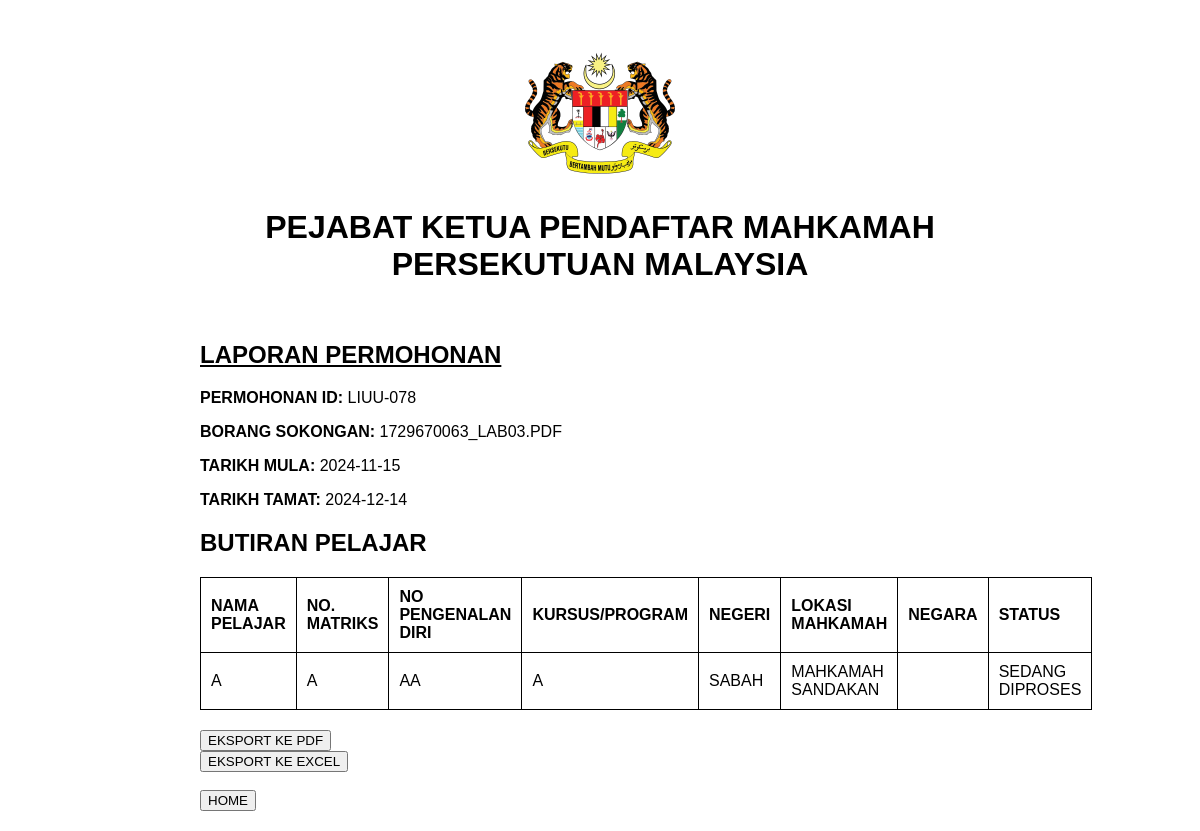
/report.php?application_id=LIUU-078, run on the app's committed database.
### tables this page shows
CREATE TABLE `students` (
  `student_id` int(11) NOT NULL,
  `student_name` varchar(255) DEFAULT NULL,
  `student_matrics` varchar(50) DEFAULT NULL,
  `student_ic` varchar(50) DEFAULT NULL,
  `negeri_id` int(11) DEFAULT NULL,
  `lokasi_id` int(11) DEFAULT NULL,
  `application_id` varchar(10) DEFAULT NULL,
  `status` enum('Sedang Diproses','Lulus','Tidak Lulus') DEFAULT 'Sedang Diproses',
  `kursus` varchar(255) DEFAULT NULL,
  `country` varchar(100) DEFAULT NULL
);

CREATE TABLE `internship_applications` (
  `application_id` varchar(10) NOT NULL,
  `borang_sokongan` varchar(255) DEFAULT NULL,
  `start_date` date DEFAULT NULL,
  `end_date` date DEFAULT NULL,
  `user_id` int(11) DEFAULT NULL,
  `nama_pegawai` varchar(255) DEFAULT NULL,
  `appeal_status` enum('Tiada','Dalam Proses','Lulus','Tidak Lulus') DEFAULT 'Tiada'
);

CREATE TABLE `tblnegeri` (
  `id_negeri` int(11) NOT NULL,
  `negeri` varchar(50) NOT NULL,
  `letterhead` varchar(50) DEFAULT NULL,
  `title` varchar(50) DEFAULT NULL,
  `emelby` varchar(50) DEFAULT NULL,
  `title_en` varchar(50) DEFAULT NULL,
  `emelby_en` varchar(50) DEFAULT NULL
);

CREATE TABLE `tbllokasi` (
  `id_lokasi` int(11) NOT NULL,
  `lokasi` varchar(255) NOT NULL,
  `negeri_lokasi` varchar(50) NOT NULL,
  `no_tel_lokasi` varchar(25) NOT NULL,
  `id_negeri` int(11) NOT NULL
);

### report.php (the view, shortened to what this page needs)
<?php
include 'db_connect.php';
$application_id = $_GET['application_id'];
try {
    $stmt = $pdo->prepare("SELECT ia.application_id, ia.borang_sokongan, ia.start_date, ia.end_date, s.student_name, s.student_matrics, s.student_ic, s.kursus, n.negeri, l.lokasi, s.status, s.country
                           FROM internship_applications ia
                           INNER JOIN students s ON ia.application_id = s.application_id
                           INNER JOIN tblnegeri n ON s.negeri_id = n.id_negeri
                           INNER JOIN tbllokasi l ON s.lokasi_id = l.id_lokasi
                           WHERE ia.application_id = :application_id");
    $stmt->bindParam(':application_id', $application_id);
    $stmt->execute();
    $application_details = $stmt->fetchAll(PDO::FETCH_ASSOC);
} catch (PDOException $e) {
    die('DATABASE CONNECTION FAILED: ' . strtoupper($e->getMessage()));
}
?>
<!DOCTYPE html>
<html lang="en">
<head>
</head>
<body>
<div class="container">
    <br>
    <img src="images/gov.png" alt="GOVERNMENT LOGO" class="gov-logo">
    <h1 style="text-align: center;">PEJABAT KETUA PENDAFTAR MAHKAMAH PERSEKUTUAN MALAYSIA</h1>
    <br>
    <?php if (!empty($application_details)) : ?>
        <h2><u>LAPORAN PERMOHONAN</u></h2>
        <p><strong>PERMOHONAN ID:</strong> <?php echo strtoupper(htmlspecialchars($application_details[0]['application_id'])); ?></p>
        <p><strong>BORANG SOKONGAN:</strong> <?php echo strtoupper(htmlspecialchars($application_details[0]['borang_sokongan'])); ?></p>
        <p><strong>TARIKH MULA:</strong> <?php echo strtoupper(htmlspecialchars($application_details[0]['start_date'])); ?></p>
        <p><strong>TARIKH TAMAT:</strong> <?php echo strtoupper(htmlspecialchars($application_details[0]['end_date'])); ?></p>
        <h2>BUTIRAN PELAJAR</h2>
        <table>
            <thead>
                <tr>
                    <th>NAMA PELAJAR</th>
                    <th>NO. MATRIKS</th>
                    <th>NO PENGENALAN DIRI</th>
                    <th>KURSUS/PROGRAM</th>
                    <th>NEGERI</th>
                    <th>LOKASI MAHKAMAH</th>
                    <th>NEGARA</th>
                    <th>STATUS</th>
                </tr>
            </thead>
            <tbody>
                <?php foreach ($application_details as $detail) : ?>
                    <tr>
                        <td><?php echo strtoupper(htmlspecialchars($detail['student_name'])); ?></td>
                        <td><?php echo strtoupper(htmlspecialchars($detail['student_matrics'])); ?></td>
                        <td><?php echo strtoupper(htmlspecialchars($detail['student_ic'])); ?></td>
                        <td><?php echo strtoupper(htmlspecialchars($detail['kursus'])); ?></td>
                        <td><?php echo strtoupper(htmlspecialchars($detail['negeri'])); ?></td>
                        <td><?php echo strtoupper(htmlspecialchars($detail['lokasi'])); ?></td>
                        <td><?php echo strtoupper(htmlspecialchars($detail['country'])); ?></td>
                        <td><?php echo strtoupper(htmlspecialchars($detail['status'])); ?></td>
                    </tr>
                <?php endforeach; ?>
            </tbody>
        </table>
    <?php else : ?>
        <p>NO DETAILS FOUND FOR THE SELECTED APPLICATION ID.</p>
    <?php endif; ?>
    <form method="post" action="export_pdf.php" target="_blank">
        <button type="submit" class="btn btn-success">EKSPORT KE PDF</button>
    </form>
    <form method="post" action="export_excel.php" target="_blank">
        <button type="submit" class="btn btn-primary no-print">EKSPORT KE EXCEL</button>
    </form>
    <br>
    <form method="post" action="display.php" target="_blank">
        <button type="submit" class="btn btn-success">HOME</button>
    </form>
</div>
</body>
</html>

### report.php (style rules this page uses)
body { font-family: Arial, sans-serif; margin: 0; padding: 20px; text-transform: uppercase; }
.container { width: 100%; max-width: 800px; margin: 0 auto; }
h1 { text-align: center; margin-bottom: 20px; }
table { width: 100%; border-collapse: collapse; margin-bottom: 20px; }
table, th, td { border: 1px solid black; }
th, td { padding: 10px; text-align: left; }
.gov-logo { display: block; margin: 0 auto 20px; max-width: 150px; height: auto; }

### data on the page
students: application.application_id "LIUU-078", application.borang_sokongan "1729670063_LAB03.PDF", application.start_date "2024-11-15", application.end_date "2024-12-14", student_name "A", student_matrics "A", student_ic "AA", kursus "A", negeri.negeri "SABAH", lokasi.lokasi "MAHKAMAH SANDAKAN", status "SEDANG DIPROSES"
